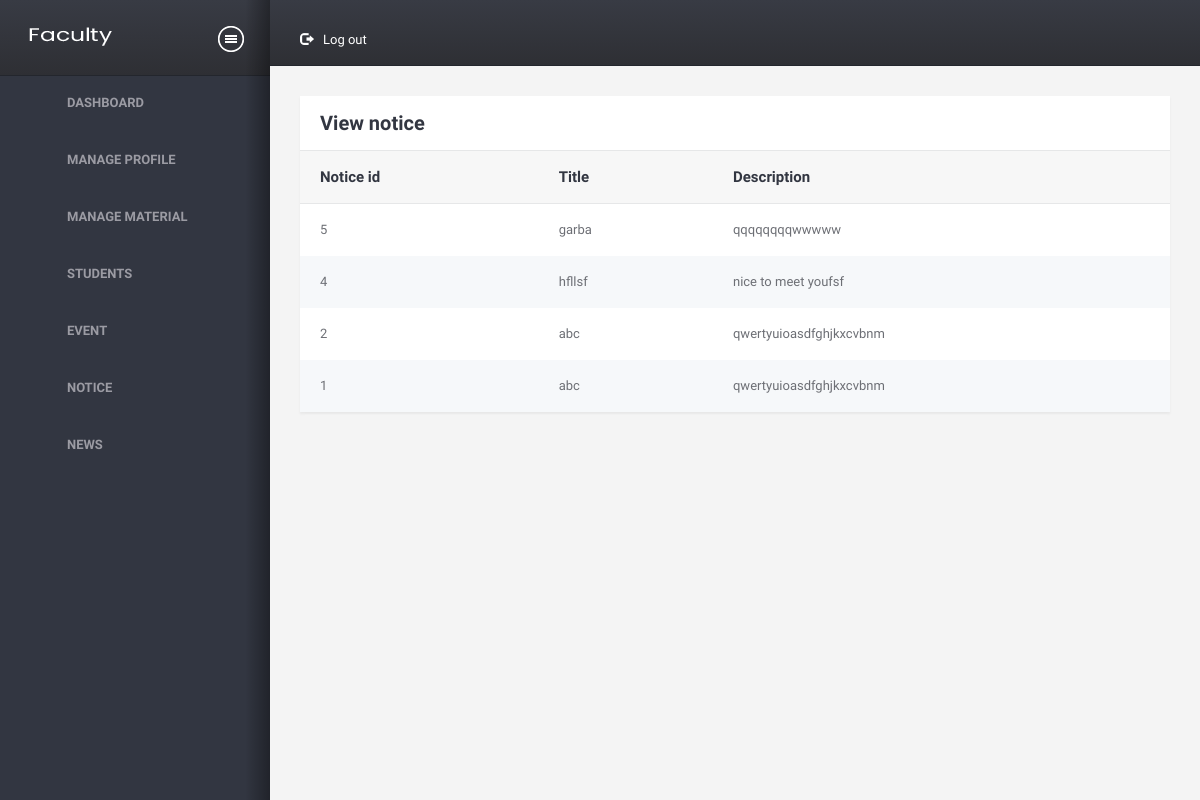
The app's page /faculty/viewnotice.php with its own data.
### tables this page shows
CREATE TABLE `notice` (
  `notice_id` int(11) NOT NULL,
  `title` varchar(30) NOT NULL,
  `description` varchar(500) NOT NULL,
  `isactive` int(1) NOT NULL,
  `doi` datetime NOT NULL,
  `dou` datetime NOT NULL
);

### faculty/viewnotice.php (the view, shortened to what this page needs)
<!DOCTYPE HTML>
<html>
<head>
<link href="assets/css/A.style.css%2bbootstrap.css%2cMcc.0ONHoLZfWm.css.pagespeed.cf.2IS1LTyY4Z.css" rel="stylesheet" media="screen"/>
</head>
<body>
<div class="wrapper">
	<div class="structure-row">
 <aside class="sidebar">
            <div class="sidebar-in">
                <header>
                    <div class="logo">
                        <a href="dashboard1"><img src="assets/images/Facultylogo.png" alt="Campus on click"/></a>
                    </div>
                    <a href="#" class="togglemenu">&nbsp;</a>
                    <div class="clearfix"></div>
                </header>
                <?php require 'sidebar.php';?>
                <span class="shadows"></span>
            </div>
        </aside>
        <div class="right-sec">
            <header>
                  <nav class="topnav">
                    <ul id="nav1">
                        <li class="settings">
                            <a href="#"><i class="glyphicon glyphicon-log-out"></i>Log out</a>
                        </li>
                    </ul>
                </nav>
                <div class="clearfix"></div>
            </header>
            <div class="content-section">
                <div class="container-liquid">
                    <div class="row">
                        <div class="col-xs-12">
                            <div class="sec-box">
                                <a class="closethis">Close</a>
                                <header>
                                    <h2 class="heading">View notice</h2>
                                </header>
                                <div class="contents">
                                    <a class="togglethis">Toggle</a>
                                    <section>
                                        <table class="table">
                                            <thead>
                                                <tr>
                                                    <th>Notice id</th>
                                                    <th>Title</th>
                                                    <th>Description</th>
                                                </tr>
                                            </thead>
                                            <?php
                require '../common/dbconnect.php';
                $qry = "SELECT * FROM notice WHERE isactive !=2 order by notice_id desc";
                $rs = mysqli_query($conn,$qry);
                if (mysqli_num_rows($rs)>0)
                {
                    while ($row = mysqli_fetch_assoc($rs))
                    {
                        ?>
                        <tr>
                        <td><?php echo $row['notice_id']; ?></td>
                        <td><?php echo $row['title']; ?></td>
                        <td><?php echo $row['description']; ?></td>
                        </tr>
                        <?php
                    }
                }
                else
                {
                    echo "0 Row found";
                }
                         ?>
                                        </table>
                                    </section>
                                </div>
                            </div>
                        </div>
                    </div>
                </div>
            </div>
        </div>
    </div>
</div>
</body>
</html>

### records on screen
notice: notice_id "5", title "garba", description "qqqqqqqqwwwww"
notice: notice_id "4", title "hfllsf", description "nice to meet youfsf"
notice: notice_id "2", title "abc", description "qwertyuioasdfghjkxcvbnm"
notice: notice_id "1", title "abc", description "qwertyuioasdfghjkxcvbnm"
